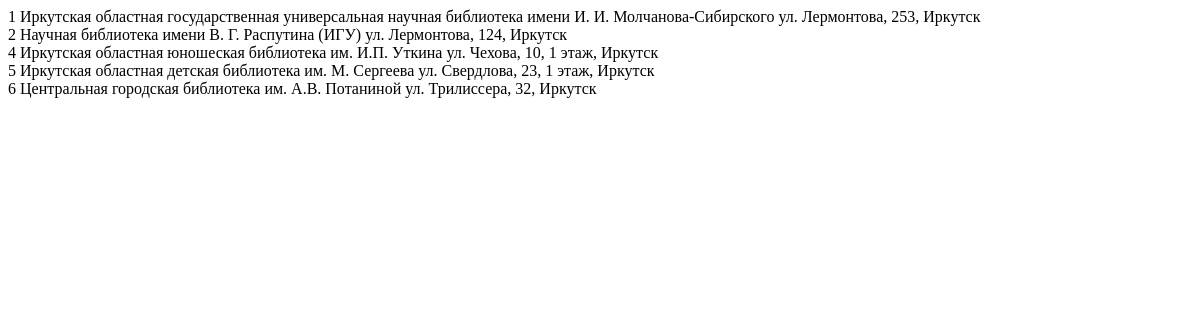
/, run on an earlier commit of the app's database.
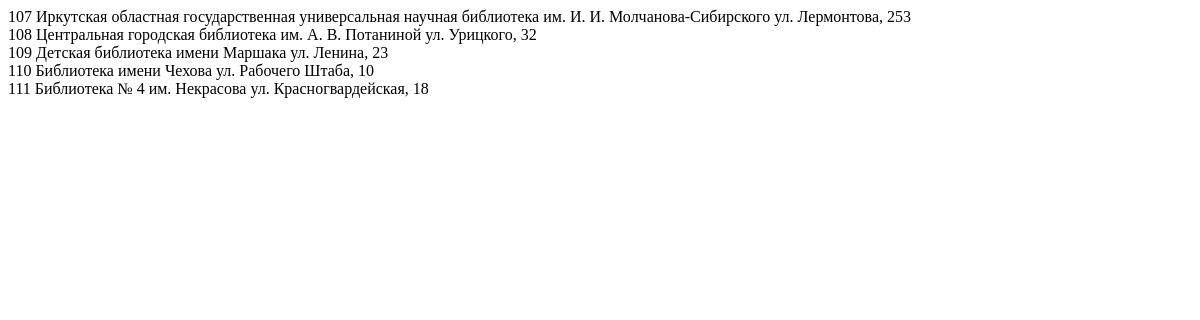
And on a later commit of the database.
### library/models.py (models this page shows, shortened)
class Library(models.Model):
    name = models.TextField("Название библиотеки")
    address = models.TextField("Адрес")
    class Meta:
        verbose_name = "Библиотека"
        verbose_name_plural = "Библиотеки"

### library/views.py (the view)
# urls.py: path('', views.ShowLibraryView.as_view()),
class ShowLibraryView(TemplateView):
    template_name = "library/show_library.html"
    def get_context_data(self, **kwargs: Any) -> dict[str, Any]:
        context = super().get_context_data(**kwargs)
        context['library'] = Library.objects.all()
        return context

### templates/library/show_library.html (shortened to what this page needs)
<!DOCTYPE html>
<html lang="en">
<head>
</head>
<body>
    {% for s in library %}
    {{s.id}} {{s.name}} {{s.address}}<br>
    {% endfor %}
</body>
</html>

What changed in the data, as far as the page shows it:
removed Library: id "1", name "Иркутская областная государственная универсальная научная библиотека имени И. И. Молчанова-Сибирского", address "ул. Лермонтова, 253, Иркутск"
removed Library: id "2", name "Научная библиотека имени В. Г. Распутина (ИГУ)", address "ул. Лермонтова, 124, Иркутск"
removed Library: id "4", name "Иркутская областная юношеская библиотека им. И.П. Уткина", address "ул. Чехова, 10, 1 этаж, Иркутск"
removed Library: id "5", name "Иркутская областная детская библиотека им. М. Сергеева", address "ул. Свердлова, 23, 1 этаж, Иркутск"
removed Library: id "6", name "Центральная городская библиотека им. А.В. Потаниной", address "ул. Трилиссера, 32, Иркутск"
added Library: id "107", name "Иркутская областная государственная универсальная научная библиотека им. И. И. Молчанова-Сибирского", address "ул. Лермонтова, 253"
added Library: id "108", name "Центральная городская библиотека им. А. В. Потаниной", address "ул. Урицкого, 32"
added Library: id "109", name "Детская библиотека имени Маршака", address "ул. Ленина, 23"
added Library: id "110", name "Библиотека имени Чехова", address "ул. Рабочего Штаба, 10"
added Library: id "111", name "Библиотека № 4 им. Некрасова", address "ул. Красногвардейская, 18"
